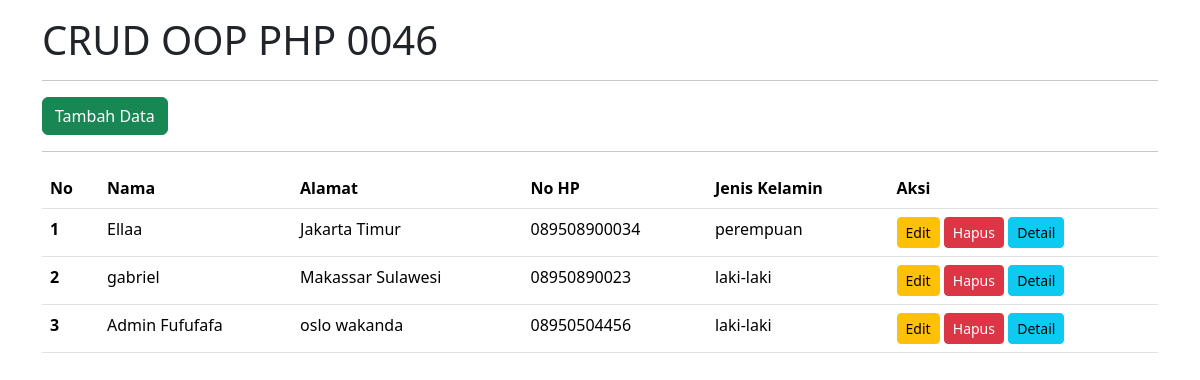
The page / on the database its author committed.
### tables this page shows
CREATE TABLE `tb_user0046` (
  `id` int(10) NOT NULL,
  `nama` varchar(255) NOT NULL,
  `alamat` varchar(255) NOT NULL,
  `jns_kelamin` enum('laki-laki','perempuan','','') NOT NULL,
  `nohp` char(13) NOT NULL,
  `foto` varchar(255) NOT NULL
);

### database.php (called while the page is built, shortened)
<?php
    class Database{
        public $host = "localhost";
        public $username = "root";
        public $password = "";
        public $database = "db_php0046";
        public $connect;
        function __construct()
        {
            $this->connect = mysqli_connect($this->host, $this->username, $this->password);
            mysqli_select_db($this->connect, $this->database);
        }
        function tampilData(){
            $data = mysqli_query($this->connect, "SELECT * FROM tb_user0046" );
            $rows = mysqli_fetch_all($data, MYSQLI_ASSOC);
            return $rows;
        }
    }
?>

### index.php (the view, shortened to what this page needs)
<?php
include 'database.php';
$db = new Database();
?>
<!doctype html>
<html lang="en">
  <head>
    <link href="https://cdn.jsdelivr.net/npm/bootstrap@5.3.3/dist/css/bootstrap.min.css" rel="stylesheet">
  </head>
  <body>
    <div class="container mt-3">
        <h1>CRUD OOP PHP 0046</h1>
        <hr>
        <a href="input.php" class="btn btn-success">Tambah Data</a>
        <hr>
        <table class="table table-hover">
            <thead>
                <tr>
                    <th scope="col">No</th>
                    <th scope="col">Nama</th>
                    <th scope="col">Alamat</th>
                    <th scope="col">No HP</th>
                    <th scope="col">Jenis Kelamin</th>
                    <th scope="col">Aksi</th>
                </tr>
            </thead>
            <tbody>
                <?php
                    $nomor = 1;
                    foreach ($db->tampilData() as $dataUser) {
                ?>
                <tr>
                    <th scope="row"><?php echo $nomor++; ?></th>
                    <td><?php echo $dataUser['nama']; ?></td>
                    <td><?php echo $dataUser['alamat']; ?></td>
                    <td><?php echo $dataUser['nohp']; ?></td>
                    <td><?php echo $dataUser['jns_kelamin']; ?></td>
                    <td>
                        <a href="edit.php?id=<?php echo $dataUser['id'] ?>" class="btn btn-warning btn-sm">Edit</a>
                        <a href="#" class="btn btn-danger btn-sm" data-bs-toggle="modal" data-bs-target="#modalHapus<?php echo $dataUser['id']; ?>">Hapus</a>
                        <a href="detail.php?id=<?php echo $dataUser['id']; ?>" class="btn btn-info btn-sm">Detail</a>
                    </td>
                </tr>
                <?php
                }
                ?>
            </tbody>
        </table>
    </div>
  </body>
</html>

### rows shown on the page
tb_user0046: nama "Ellaa", alamat "Jakarta Timur", nohp "089508900034", jns_kelamin "perempuan"
tb_user0046: nama "gabriel", alamat "Makassar Sulawesi", nohp "08950890023", jns_kelamin "laki-laki"
tb_user0046: nama "Admin Fufufafa", alamat "oslo wakanda", nohp "08950504456", jns_kelamin "laki-laki"
